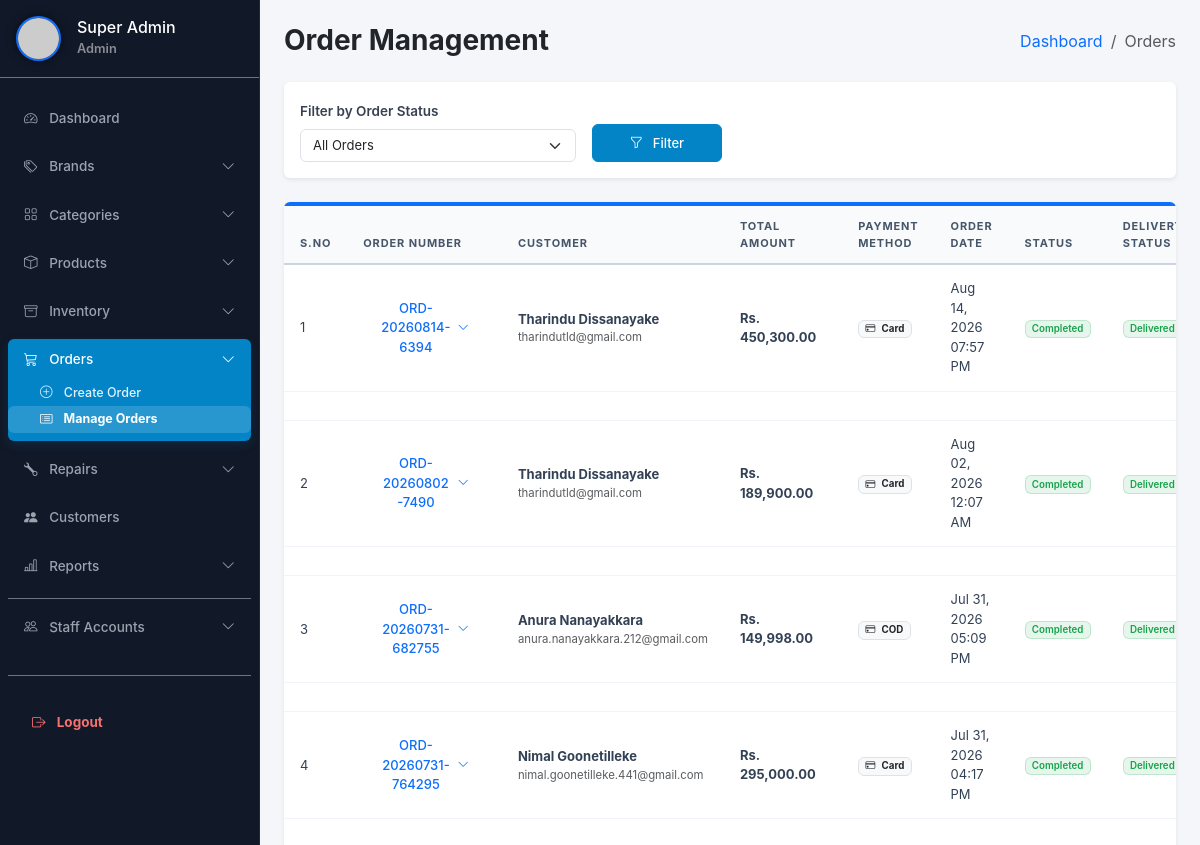
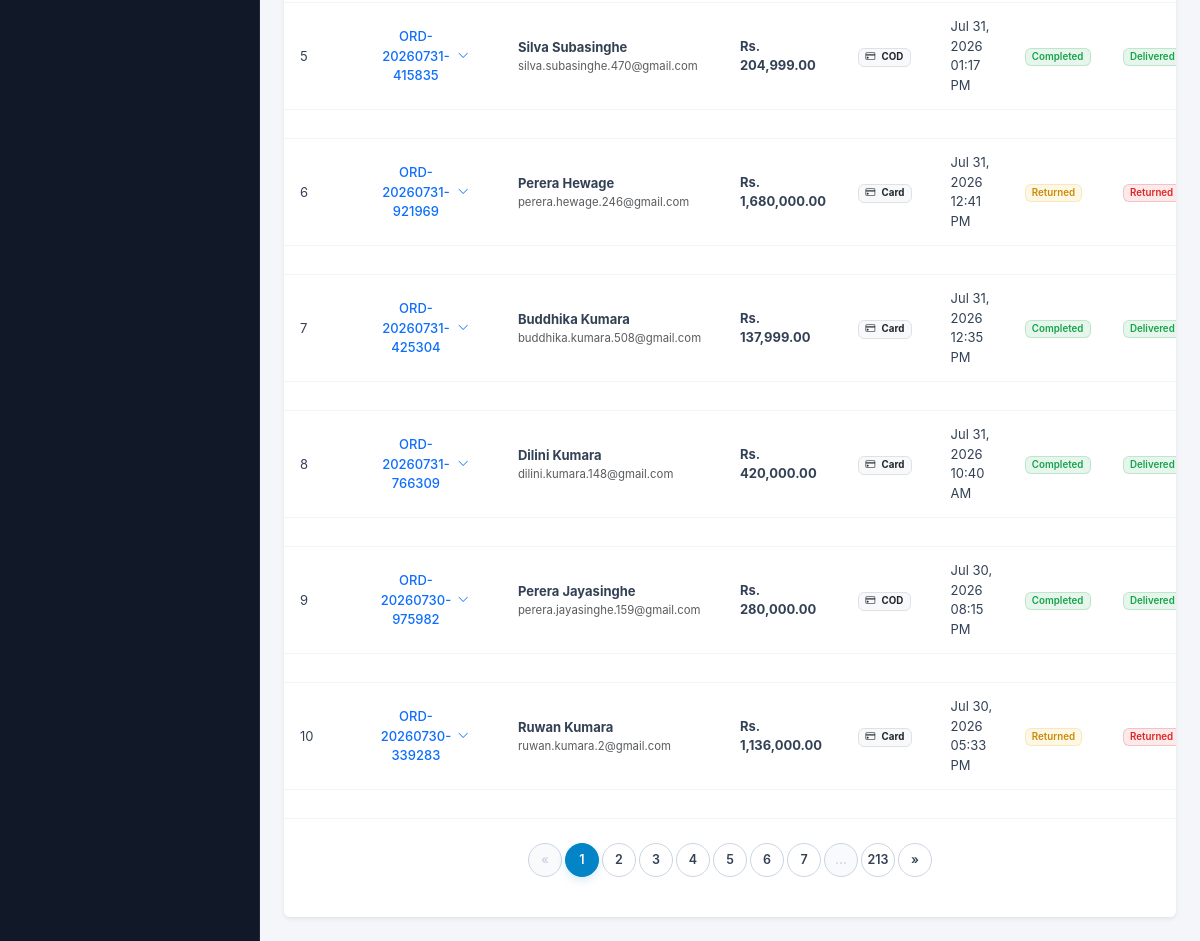
The page /legacy_php_backup/admin/orders.php (signed in) on the database its author committed (2 pictures, top to bottom).
### tables this page shows
CREATE TABLE `tbl_order_master` (
  `ID` int(11) NOT NULL AUTO_INCREMENT,
  `OrderNumber` varchar(50) NOT NULL,
  `UserId` int(11) NOT NULL,
  `ShippingName` varchar(150) DEFAULT NULL,
  `ShippingPhone` varchar(20) DEFAULT NULL,
  `ShippingCountry` varchar(100) DEFAULT NULL,
  `ShippingAddress` varchar(255) DEFAULT NULL,
  `ShippingPostalCode` varchar(20) DEFAULT NULL,
  `BillingName` varchar(150) DEFAULT NULL,
  `BillingPhone` varchar(20) DEFAULT NULL,
  `BillingCountry` varchar(100) DEFAULT NULL,
  `BillingAddress` varchar(255) DEFAULT NULL,
  `BillingPostalCode` varchar(20) DEFAULT NULL,
  `TotalAmount` decimal(10,2) NOT NULL,
  `PaymentMethod` varchar(50) NOT NULL,
  `TransactionDetails` text DEFAULT NULL,
  `OrderStatus` varchar(50) NOT NULL DEFAULT 'Pending',
  `PointsAwarded` tinyint(1) NOT NULL DEFAULT 0,
  `DeliveryStatus` varchar(50) NOT NULL DEFAULT 'Processing',
  `OrderDate` timestamp NOT NULL DEFAULT current_timestamp(),
  `ProcessedById` int(11) DEFAULT NULL,
  PRIMARY KEY (`ID`),
  UNIQUE KEY `OrderNumber` (`OrderNumber`),
  KEY `UserId` (`UserId`),
  CONSTRAINT `tbl_order_master_ibfk_1` FOREIGN KEY (`UserId`) REFERENCES `tbluser` (`ID`) ON DELETE CASCADE
);

CREATE TABLE `tbluser` (
  `ID` int(11) NOT NULL AUTO_INCREMENT,
  `FirstName` varchar(50) DEFAULT NULL,
  `LastName` varchar(50) DEFAULT NULL,
  `MobileNumber` varchar(20) DEFAULT NULL,
  `Gender` varchar(10) DEFAULT NULL,
  `BirthDate` date DEFAULT NULL,
  `Email` varchar(120) DEFAULT NULL,
  `Password` varchar(255) NOT NULL,
  `LoyaltyPoints` int(11) NOT NULL DEFAULT 0,
  `RegDate` timestamp NULL DEFAULT current_timestamp(),
  `Status` enum('Active','Inactive') NOT NULL DEFAULT 'Active',
  PRIMARY KEY (`ID`),
  UNIQUE KEY `unique_email` (`Email`),
  UNIQUE KEY `unique_mobile` (`MobileNumber`)
);

### legacy_php_backup/admin/orders.php (the view, shortened to what this page needs)
<?php
include("../includes/admin/auth_admin.php");
$where_clause = "";
$query = "SELECT m.ID, m.OrderNumber, m.TotalAmount, m.PaymentMethod, m.TransactionDetails, m.OrderStatus, m.OrderDate, m.UserId, m.DeliveryStatus,
                 m.ShippingName, m.ShippingPhone, m.ShippingCountry, m.ShippingAddress, m.ShippingPostalCode,
                 m.BillingName, m.BillingPhone, m.BillingCountry, m.BillingAddress, m.BillingPostalCode,
                 u.FirstName, u.LastName, u.Email, u.MobileNumber
          FROM tbl_order_master m
          JOIN tbluser u ON m.UserId = u.ID
          $where_clause
          ORDER BY m.OrderDate DESC";
$orders_res = mysqli_query($conn, $query);
$total_results = mysqli_num_rows($orders_res);
$all_params = [];
$limit = 10;
$page = isset($_GET['page']) && is_numeric($_GET['page']) ? (int)$_GET['page'] : 1;
$total_pages = ceil($total_results / $limit);
$offset = ($page - 1) * $limit;
$paginated_query = "SELECT m.ID, m.OrderNumber, m.TotalAmount, m.PaymentMethod, m.TransactionDetails, m.OrderStatus, m.OrderDate, m.UserId, m.DeliveryStatus,
                     m.ShippingName, m.ShippingPhone, m.ShippingCountry, m.ShippingAddress, m.ShippingPostalCode,
                     m.BillingName, m.BillingPhone, m.BillingCountry, m.BillingAddress, m.BillingPostalCode,
                     u.FirstName, u.LastName, u.Email, u.MobileNumber
              FROM tbl_order_master m
              JOIN tbluser u ON m.UserId = u.ID
              $where_clause
              ORDER BY m.OrderDate DESC LIMIT $limit OFFSET $offset";
$orders_res_paginated = mysqli_query($conn, $paginated_query);
?>
<?php include_once('../includes/admin/header.php');?>
<div class="container-fluid">
    <div class="row">
        <?php include_once('../includes/admin/sidebar.php');?>
        <div class="col-md-10 p-4">
            <div class="d-flex justify-content-between align-items-center mb-4">
                <h3 class="mb-0 fw-bold">Order Management</h3>
                <nav aria-label="breadcrumb">
                    <ol class="breadcrumb mb-0">
                        <li class="breadcrumb-item"><a href="dashboard.php" class="text-decoration-none">Dashboard</a></li>
                        <li class="breadcrumb-item active">Orders</li>
                    </ol>
                </nav>
            </div>
            <div class="card shadow-sm border-0 mb-4">
                <div class="card-body">
                    <form method="get" action="orders.php" class="row g-3 align-items-end">
                        <div class="col-md-4">
                            <label class="form-label small fw-semibold">Filter by Order Status</label>
                            <select name="status" class="form-select">
                                <option value="">All Orders</option>
                            </select>
                        </div>
                        <div class="col-md-2">
                            <button type="submit" class="btn btn-primary w-100"><i class="bi bi-funnel me-1"></i> Filter</button>
                        </div>
                    </form>
                </div>
            </div>
            <div class="card shadow-sm border-0 border-top border-primary border-4">
                <div class="card-body p-0">
                    <div class="table-responsive">
                        <table class="table table-hover align-middle mb-0">
                            <thead class="table-light">
                                <tr>
                                    <th class="ps-4">S.NO</th>
                                    <th>Order Number</th>
                                    <th>Customer</th>
                                    <th>Total Amount</th>
                                    <th>Payment Method</th>
                                    <th>Order Date</th>
                                    <th>Status</th>
                                    <th>Delivery Status</th>
                                </tr>
                            </thead>
                            <tbody>
                                <?php
                                $cnt = $offset + 1;
                                if ($total_results > 0) {
                                    while ($row = mysqli_fetch_assoc($orders_res_paginated)) {
                                        $order_id = $row['ID'];
                                        $status = $row['OrderStatus'];
                                ?>
                                <tr>
                                    <td class="ps-4"><?= $cnt; ?></td>
                                    <td>
                                        <button class="btn btn-link text-decoration-none fw-bold p-0 text-primary" type="button" data-bs-toggle="collapse" data-bs-target="#detail-<?= $order_id; ?>">
                                            <?= htmlspecialchars($row['OrderNumber']); ?> <i class="bi bi-chevron-down small"></i>
                                        </button>
                                    </td>
                                    <td>
                                        <div class="fw-bold"><?= htmlspecialchars($row['FirstName'] . ' ' . $row['LastName']); ?></div>
                                        <div class="text-muted small"><?= htmlspecialchars($row['Email']); ?></div>
                                    </td>
                                    <td class="fw-bold text-primary">Rs. <?= number_format($row['TotalAmount'], 2); ?></td>
                                    <td>
                                        <span class="badge bg-light text-dark border"><i class="bi bi-credit-card me-1"></i> <?= htmlspecialchars($row['PaymentMethod']); ?></span>
                                    </td>
                                    <td><?= date('M d, Y h:i A', strtotime($row['OrderDate'])); ?></td>
                                    <td>
                                        <?php
                                        $badge_class = 'bg-warning text-dark';
                                        if ($status === 'Completed') $badge_class = 'bg-success';
                                        elseif ($status === 'Cancelled') $badge_class = 'bg-danger';
                                        ?>
                                        <span class="badge <?= $badge_class; ?>">
                                            <?= $status; ?>
                                        </span>
                                    </td>
                                    <td>
                                        <?php
                                        $del_status = $row['DeliveryStatus'];
                                        $del_badge = 'bg-secondary';
                                        if ($del_status === 'Shipped') $del_badge = 'bg-primary';
                                        elseif ($del_status === 'In Transit') $del_badge = 'bg-info text-dark';
                                        elseif ($del_status === 'Delivered') $del_badge = 'bg-success';
                                        elseif ($del_status === 'Returned') $del_badge = 'bg-danger';
                                        ?>
                                        <span class="badge <?= $del_badge; ?>">
                                            <?= $del_status; ?>
                                        </span>
                                    </td>
                                </tr>
                                <tr>
                                    <td colspan="9" class="p-0 border-0">
                                    </td>
                                </tr>
                                <?php
                                        $cnt++;
                                    }
                                } ?>
                            </tbody>
                        </table>
                    </div>
                    <?php if ($total_pages > 1): ?>
                    <nav class="d-flex justify-content-center my-4">
                        <ul class="pagination pagination-custom gap-1">
                            <li class="page-item <?php echo ($page <= 1) ? 'disabled' : ''; ?>">
                                <a class="page-link" href="?<?php echo http_build_query(array_merge($all_params, ['page' => $page - 1])); ?>" aria-label="Previous">
                                    <span aria-hidden="true">&laquo;</span>
                                </a>
                            </li>
                            <?php
                            $range = 2;
                            $start_page = $page - $range;
                            $end_page = $page + $range;
                            if ($start_page <= 2) {
                                $end_page += (3 - $start_page);
                                $start_page = 2;
                            }
                            $start_page = max(2, $start_page);
                            $end_page = min($total_pages - 1, $end_page);
                            ?>
                            <li class="page-item <?php echo ($page == 1) ? 'active' : ''; ?>">
                                <a class="page-link" href="?<?php echo http_build_query(array_merge($all_params, ['page' => 1])); ?>">1</a>
                            </li>
                            <?php for($i = $start_page; $i <= $end_page; $i++): ?>
                                <li class="page-item <?php echo ($page == $i) ? 'active' : ''; ?>">
                                    <a class="page-link" href="?<?php echo http_build_query(array_merge($all_params, ['page' => $i])); ?>">
                                        <?php echo $i; ?>
                                    </a>
                                </li>
                            <?php endfor; ?>
                            <?php if ($end_page < $total_pages - 1): ?>
                                <li class="page-item disabled"><span class="page-link">&hellip;</span></li>
                            <?php endif; ?>
                            <?php if ($total_pages > 1): ?>
                                <li class="page-item <?php echo ($page == $total_pages) ? 'active' : ''; ?>">
                                    <a class="page-link" href="?<?php echo http_build_query(array_merge($all_params, ['page' => $total_pages])); ?>"><?php echo $total_pages; ?></a>
                                </li>
                            <?php endif; ?>
                            <li class="page-item <?php echo ($page >= $total_pages) ? 'disabled' : ''; ?>">
                                <a class="page-link" href="?<?php echo http_build_query(array_merge($all_params, ['page' => $page + 1])); ?>" aria-label="Next">
                                    <span aria-hidden="true">&raquo;</span>
                                </a>
                            </li>
                        </ul>
                    </nav>
                    <?php endif; ?>
                </div>
            </div>
        </div>
    </div>
</div>
<?php include_once('../includes/components/confirmation.php');?>
<?php include_once('../includes/admin/footer.php');?>

### assets/css/admin.css (style rules this page uses)
body { font-family: 'Inter', sans-serif; background-color: #f4f6f9; }
.col-md-10 { width: calc(100% - 260px) !important; flex: 0 0 calc(100% - 260px) !important; max-width: calc(100% - 260px) !important; }
.form-label { font-size: 13.5px; font-weight: 600; color: #374151; }
.btn { font-size: 13px !important; padding: 6px 16px !important; border-radius: 6px !important; font-weight: 500 !important; transition: all 0.2s ease-in-out !important; height: 38px !important; display: inline-flex !important; align-items: center !important; justify-content: center !important; gap: 6px !important; }
.btn-primary, .btn-success, .btn-dark, .btn-info { background-color: #0284c7 !important; border-color: #0284c7 !important; color: #ffffff !important; }
.form-control, .form-select { font-size: 13px !important; padding: 6px 12px !important; border-radius: 6px !important; }
.table td:last-child, .table th:last-child { white-space: nowrap !important; width: 1% !important; }
.pagination-custom .page-link { color: #334155 !important; border: 1px solid #cbd5e1 !important; border-radius: 50% !important; width: 34px !important; height: 34px !important; display: flex !important; align-items: center !important; justify-content: center !important; font-weight: 600 !important; font-size: 12.5px !important; transition: all 0.2s ease-in-out !important; background-color: #ffffff !important; }
.pagination-custom .page-item.active .page-link { background-color: #0284c7 !important; border-color: #0284c7 !important; color: #ffffff !important; box-shadow: 0 4px 10px rgba(2, 132, 199, 0.15) !important; }
.pagination-custom .page-item.disabled .page-link { color: #cbd5e1 !important; background-color: #f8fafc !important; border-color: #cbd5e1 !important; }
.table { border: none !important; margin-bottom: 0 !important; }
.table > :not(caption) > * > * { padding: 14px 16px !important; border-bottom: 1px solid #e2e8f0 !important; background-color: transparent !important; box-shadow: none !important; }
.table thead th, .table thead tr th { background-color: #f8fafc !important; color: #475569 !important; font-size: 11px !important; font-weight: 700 !important; text-transform: uppercase !important; letter-spacing: 0.08em !important; border-bottom: 2px solid #cbd5e1 !important; border-top: none !important; border-left: none !important; border-right: none !important; padding: 12px 16px !important; }
.table tbody td { color: #334155 !important; font-size: 13px !important; border: none !important; border-bottom: 1px solid #f1f5f9 !important; }
.badge.bg-success { background-color: rgba(22, 163, 74, 0.1) !important; color: #16a34a !important; border: 1px solid rgba(22, 163, 74, 0.2) !important; font-weight: 600 !important; }
.badge.bg-danger { background-color: rgba(220, 38, 38, 0.1) !important; color: #dc2626 !important; border: 1px solid rgba(220, 38, 38, 0.2) !important; font-weight: 600 !important; }
.badge.bg-warning { background-color: rgba(234, 179, 8, 0.1) !important; color: #ca8a04 !important; border: 1px solid rgba(234, 179, 8, 0.2) !important; font-weight: 600 !important; }

### legacy_php_backup/admin/orders.php (style rules this page uses)
.table-responsive { min-height: 280px; }

### rows shown on the page
tbl_order_master: OrderNumber "ORD-20260814-6394", UserId.LastName "Tharindu Dissanayake", UserId.Email "tharindutld@gmail.com", TotalAmount "450,300.00", PaymentMethod "Card", OrderDate "Aug 14, 2026 07:57 PM", OrderStatus "Completed", DeliveryStatus "Delivered"
tbl_order_master: OrderNumber "ORD-20260802-7490", UserId.LastName "Tharindu Dissanayake", UserId.Email "tharindutld@gmail.com", TotalAmount "189,900.00", PaymentMethod "Card", OrderDate "Aug 02, 2026 12:07 AM", OrderStatus "Completed", DeliveryStatus "Delivered"
tbl_order_master: OrderNumber "ORD-20260731-682755", UserId.LastName "Anura Nanayakkara", UserId.Email "anura.nanayakkara.212@gmail.com", TotalAmount "149,998.00", PaymentMethod "COD", OrderDate "Jul 31, 2026 05:09 PM", OrderStatus "Completed", DeliveryStatus "Delivered"
tbl_order_master: OrderNumber "ORD-20260731-764295", UserId.LastName "Nimal Goonetilleke", UserId.Email "nimal.goonetilleke.441@gmail.com", TotalAmount "295,000.00", PaymentMethod "Card", OrderDate "Jul 31, 2026 04:17 PM", OrderStatus "Completed", DeliveryStatus "Delivered"
tbl_order_master: OrderNumber "ORD-20260731-415835", UserId.LastName "Silva Subasinghe", UserId.Email "silva.subasinghe.470@gmail.com", TotalAmount "204,999.00", PaymentMethod "COD", OrderDate "Jul 31, 2026 01:17 PM", OrderStatus "Completed", DeliveryStatus "Delivered"
tbl_order_master: OrderNumber "ORD-20260731-921969", UserId.LastName "Perera Hewage", UserId.Email "perera.hewage.246@gmail.com", TotalAmount "1,680,000.00", PaymentMethod "Card", OrderDate "Jul 31, 2026 12:41 PM", OrderStatus "Returned", DeliveryStatus "Returned"
tbl_order_master: OrderNumber "ORD-20260731-425304", UserId.LastName "Buddhika Kumara", UserId.Email "buddhika.kumara.508@gmail.com", TotalAmount "137,999.00", PaymentMethod "Card", OrderDate "Jul 31, 2026 12:35 PM", OrderStatus "Completed", DeliveryStatus "Delivered"
tbl_order_master: OrderNumber "ORD-20260731-766309", UserId.LastName "Dilini Kumara", UserId.Email "dilini.kumara.148@gmail.com", TotalAmount "420,000.00", PaymentMethod "Card", OrderDate "Jul 31, 2026 10:40 AM", OrderStatus "Completed", DeliveryStatus "Delivered"
tbl_order_master: OrderNumber "ORD-20260730-975982", UserId.LastName "Perera Jayasinghe", UserId.Email "perera.jayasinghe.159@gmail.com", TotalAmount "280,000.00", PaymentMethod "COD", OrderDate "Jul 30, 2026 08:15 PM", OrderStatus "Completed", DeliveryStatus "Delivered"
tbl_order_master: OrderNumber "ORD-20260730-339283", UserId.LastName "Ruwan Kumara", UserId.Email "ruwan.kumara.2@gmail.com", TotalAmount "1,136,000.00", PaymentMethod "Card", OrderDate "Jul 30, 2026 05:33 PM", OrderStatus "Returned", DeliveryStatus "Returned"

### other values the page prints
$admin_name "Super Admin"
$admin_role "Admin"
$total_pages "213"
